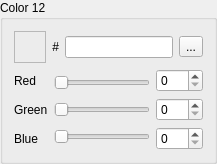
        <widget class="QGroupBox" name="group_12">
         <property name="title">
          <string>Color 12</string>
         </property>
         <layout class="QFormLayout" name="formLayout_59">
          <item row="0" column="0">
           <widget class="QFrame" name="colorFrame_12">
            <property name="minimumSize">
             <size>
              <width>32</width>
              <height>32</height>
             </size>
            </property>
            <property name="maximumSize">
             <size>
              <width>32</width>
              <height>32</height>
             </size>
            </property>
            <property name="frameShape">
             <enum>QFrame::StyledPanel</enum>
            </property>
            <property name="frameShadow">
             <enum>QFrame::Raised</enum>
            </property>
           </widget>
          </item>
          <item row="1" column="0" colspan="2">
           <widget class="QFrame" name="frame_205">
            <property name="frameShape">
             <enum>QFrame::NoFrame</enum>
            </property>
            <property name="frameShadow">
             <enum>QFrame::Raised</enum>
            </property>
            <layout class="QHBoxLayout" name="horizontalLayout_59">
             <property name="leftMargin">
              <number>0</number>
             </property>
             <property name="topMargin">
              <number>0</number>
             </property>
             <property name="rightMargin">
              <number>0</number>
             </property>
             <property name="bottomMargin">
              <number>0</number>
             </property>
             <item>
              <widget class="QFrame" name="frame_206">
               <property name="frameShape">
                <enum>QFrame::NoFrame</enum>
               </property>
               <property name="frameShadow">
                <enum>QFrame::Raised</enum>
               </property>
               <layout class="QVBoxLayout" name="verticalLayout_117">
                <property name="leftMargin">
                 <number>0</number>
                </property>
                <property name="topMargin">
                 <number>0</number>
                </property>
                <property name="rightMargin">
                 <number>0</number>
                </property>
                <property name="bottomMargin">
                 <number>0</number>
                </property>
                <item>
                 <widget class="QLabel" name="label_117">
                  <property name="text">
                   <string>Red</string>
                  </property>
                 </widget>
                </item>
                <item>
                 <widget class="QLabel" name="label_118">
                  <property name="text">
                   <string>Green</string>
                  </property>
                 </widget>
                </item>
                <item>
                 <widget class="QLabel" name="label_119">
                  <property name="text">
                   <string>Blue</string>
                  </property>
                 </widget>
                </item>
               </layout>
              </widget>
             </item>
             <item>
              <widget class="QFrame" name="frame_207">
               <property name="frameShape">
                <enum>QFrame::NoFrame</enum>
               </property>
               <property name="frameShadow">
                <enum>QFrame::Raised</enum>
               </property>
               <layout class="QVBoxLayout" name="verticalLayout_118">
                <property name="leftMargin">
                 <number>0</number>
                </property>
                <property name="topMargin">
                 <number>0</number>
                </property>
                <property name="rightMargin">
                 <number>0</number>
                </property>
                <property name="bottomMargin">
                 <number>0</number>
                </property>
                <item>
                 <widget class="QSlider" name="slider_red_12">
                  <property name="maximum">
                   <number>31</number>
                  </property>
                  <property name="pageStep">
                   <number>4</number>
                  </property>
                  <property name="orientation">
                   <enum>Qt::Horizontal</enum>
                  </property>
                 </widget>
                </item>
                <item>
                 <widget class="QSlider" name="slider_green_12">
                  <property name="maximum">
                   <number>31</number>
                  </property>
                  <property name="pageStep">
                   <number>4</number>
                  </property>
                  <property name="orientation">
                   <enum>Qt::Horizontal</enum>
                  </property>
                 </widget>
                </item>
                <item>
                 <widget class="QSlider" name="slider_blue_12">
                  <property name="maximum">
                   <number>31</number>
                  </property>
                  <property name="pageStep">
                   <number>4</number>
                  </property>
                  <property name="orientation">
                   <enum>Qt::Horizontal</enum>
                  </property>
                 </widget>
                </item>
               </layout>
              </widget>
             </item>
             <item>
              <widget class="QFrame" name="frame_208">
               <property name="frameShape">
                <enum>QFrame::NoFrame</enum>
               </property>
               <property name="frameShadow">
                <enum>QFrame::Raised</enum>
               </property>
               <layout class="QVBoxLayout" name="verticalLayout_119">
                <property name="leftMargin">
                 <number>0</number>
                </property>
                <property name="topMargin">
                 <number>0</number>
                </property>
                <property name="rightMargin">
                 <number>0</number>
                </property>
                <property name="bottomMargin">
                 <number>0</number>
                </property>
                <item>
                 <widget class="QSpinBox" name="spin_red_12">
                  <property name="maximum">
                   <number>255</number>
                  </property>
                  <property name="singleStep">
                   <number>8</number>
                  </property>
                 </widget>
                </item>
                <item>
                 <widget class="QSpinBox" name="spin_green_12">
                  <property name="maximum">
                   <number>255</number>
                  </property>
                  <property name="singleStep">
                   <number>8</number>
                  </property>
                 </widget>
                </item>
                <item>
                 <widget class="QSpinBox" name="spin_blue_12">
                  <property name="maximum">
                   <number>255</number>
                  </property>
                  <property name="singleStep">
                   <number>8</number>
                  </property>
                 </widget>
                </item>
               </layout>
              </widget>
             </item>
            </layout>
           </widget>
          </item>
          <item row="0" column="1">
           <widget class="QFrame" name="frame_209">
            <property name="frameShape">
             <enum>QFrame::NoFrame</enum>
            </property>
            <property name="frameShadow">
             <enum>QFrame::Raised</enum>
            </property>
            <layout class="QVBoxLayout" name="verticalLayout_120">
             <property name="leftMargin">
              <number>0</number>
             </property>
             <property name="topMargin">
              <number>0</number>
             </property>
             <property name="rightMargin">
              <number>0</number>
             </property>
             <property name="bottomMargin">
              <number>0</number>
             </property>
             <item>
              <widget class="QFrame" name="frame_210">
               <property name="frameShape">
                <enum>QFrame::NoFrame</enum>
               </property>
               <property name="frameShadow">
                <enum>QFrame::Raised</enum>
               </property>
               <layout class="QGridLayout" name="gridLayout_14">
                <property name="leftMargin">
                 <number>0</number>
                </property>
                <property name="topMargin">
                 <number>0</number>
                </property>
                <property name="rightMargin">
                 <number>0</number>
                </property>
                <property name="bottomMargin">
                 <number>0</number>
                </property>
                <item row="0" column="0">
                 <widget class="QFrame" name="frame_211">
                  <property name="frameShape">
                   <enum>QFrame::NoFrame</enum>
                  </property>
                  <property name="frameShadow">
                   <enum>QFrame::Raised</enum>
                  </property>
                  <layout class="QFormLayout" name="formLayout_60">
                   <property name="leftMargin">
                    <number>0</number>
                   </property>
                   <property name="topMargin">
                    <number>0</number>
                   </property>
                   <property name="rightMargin">
                    <number>0</number>
                   </property>
                   <property name="bottomMargin">
                    <number>0</number>
                   </property>
                   <item row="0" column="0">
                    <widget class="QLabel" name="label_120">
                     <property name="text">
                      <string>#</string>
                     </property>
                     <property name="alignment">
                      <set>Qt::AlignRight|Qt::AlignTrailing|Qt::AlignVCenter</set>
                     </property>
                    </widget>
                   </item>
                   <item row="0" column="1">
                    <widget class="QLineEdit" name="hex_12"/>
                   </item>
                  </layout>
                 </widget>
                </item>
                <item row="0" column="1">
                 <widget class="QToolButton" name="pick_12">
                  <property name="text">
                   <string>...</string>
                  </property>
                  <property name="icon">
                   <iconset resource="../resources/images.qrc">
                    <normaloff>:/icons/pipette.ico</normaloff>:/icons/pipette.ico</iconset>
                  </property>
                 </widget>
                </item>
               </layout>
              </widget>
             </item>
            </layout>
           </widget>
          </item>
         </layout>
        </widget>
